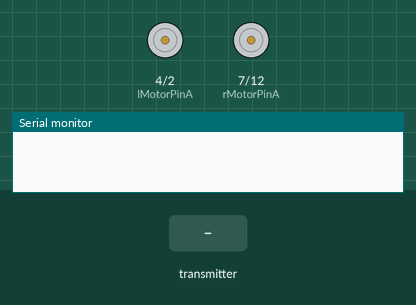
A sketch run on a simulated Arduino Uno, built with avr-gcc and run on an emulated ATmega328P. Parts: motor-driver pin pairs drawn as motors (green arrow = first pin HIGH = forward, orange = second pin HIGH = backward, longer = more drive, scaled by the enable pin), the last lines printed to the serial monitor. The test bench sets the inputs (shaded band). No radio packets arrive unless stated.

Above: at 1.2 s.
1.3 s: the transmitter starts sending buf.0 = 0
2.8 s: the transmitter starts sending buf.1 = 64
At 3.7 s:
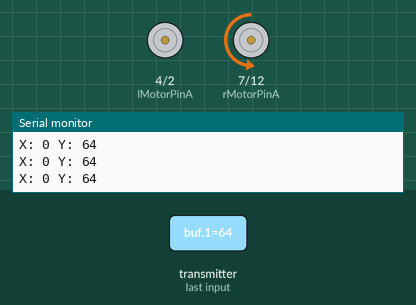
4.3 s: the transmitter starts sending buf.0 = 64
At 4.9 s:
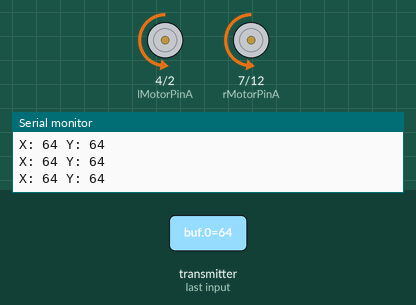
5.8 s: the transmitter starts sending buf.1 = 0
At 7.0 s:
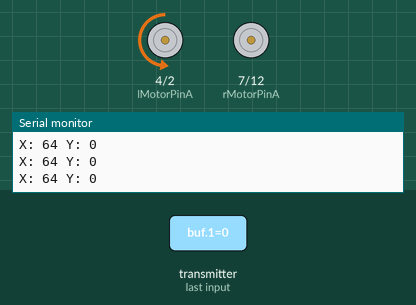
7.3 s: the transmitter starts sending buf.0 = 128
At 8.4 s:
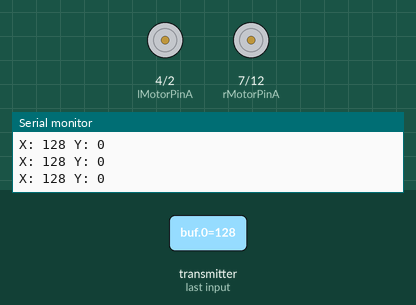
8.8 s: the transmitter starts sending buf.1 = 128
Timing chart, 0 to 11.3 s (numbered marks = the images above; inputs shaded):
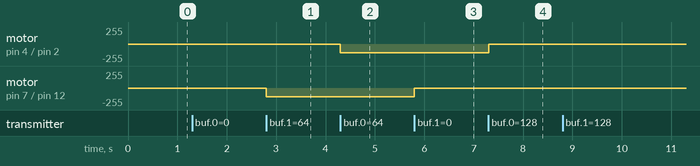

Measured:
- after the input at 2.8 s, motor on pin 7 (rMotorPinA) / pin 12 (rMotorPinB): stopped → backward 128/255 at once
- after the input at 4.3 s, motor on pin 4 (lMotorPinA) / pin 2 (lMotorPinB): stopped → backward 128/255 at once
- after the input at 5.8 s, motor on pin 7 (rMotorPinA) / pin 12 (rMotorPinB): backward 128/255 → stopped at once
- after the input at 7.3 s, motor on pin 4 (lMotorPinA) / pin 2 (lMotorPinB): backward 128/255 → stopped at once

The sketch:

Receiver.ino
```cpp
#include <RH_ASK.h>
#include <SPI.h>

RH_ASK rf_driver;

const int speedPinR = 6; // H-bridge enable pin for speed control
const int speedPinL = 5;
const int rMotorPinA = 7; // H-bridge leg 1
const int rMotorPinB = 12;

const int lMotorPinA = 4; // H-bridge leg 2
const int lMotorPinB = 2;

uint8_t joystickX = 128;
uint8_t joystickY = 128;

void setup()
{
    rf_driver.init();
    Serial.begin(9600);
    pinMode(speedPinR, OUTPUT);
    pinMode(speedPinL, OUTPUT);

    pinMode(rMotorPinA, OUTPUT);
    pinMode(rMotorPinB, OUTPUT);

    pinMode(lMotorPinA, OUTPUT);
    pinMode(lMotorPinB, OUTPUT);
}


void loop()
{
    uint8_t buf[2];
    uint8_t buflen = sizeof(buf);

    if (rf_driver.recv(buf, &buflen))
    {
        joystickX = buf[0];
        joystickY = buf[1];

        // Message received with valid checksum
        Serial.print("X: ");
        Serial.print(joystickX);
        Serial.print(" Y: ");
        Serial.println(joystickY);
        if(joystickX < 128){
            digitalWrite(lMotorPinA, LOW);
            digitalWrite(lMotorPinB, HIGH);
            analogWrite(speedPinL, (joystickX - 128) * -2);
        }else{
            digitalWrite(lMotorPinA, HIGH);
            digitalWrite(lMotorPinB, LOW);
            analogWrite(speedPinL, (joystickX - 128) * 2);
        }

        if(joystickY < 128){
            digitalWrite(rMotorPinA, LOW);
            digitalWrite(rMotorPinB, HIGH);
            analogWrite(speedPinR, (joystickY - 128) * -2);
        }else{
            digitalWrite(rMotorPinA, HIGH);
            digitalWrite(rMotorPinB, LOW);
            analogWrite(speedPinR, (joystickY - 128) * 2);
        }
    }

    /**/
}
```
